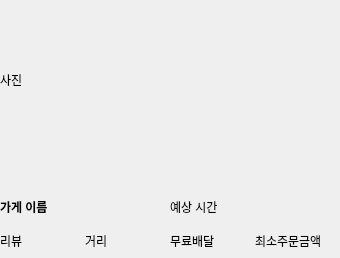
<?xml version="1.0" encoding="UTF-8"?>
<ui version="4.0">
 <class>w_v_store_card</class>
 <widget class="QWidget" name="w_v_store_card">
  <property name="enabled">
   <bool>true</bool>
  </property>
  <property name="geometry">
   <rect>
    <x>0</x>
    <y>0</y>
    <width>340</width>
    <height>258</height>
   </rect>
  </property>
  <property name="sizePolicy">
   <sizepolicy hsizetype="Expanding" vsizetype="Expanding">
    <horstretch>0</horstretch>
    <verstretch>0</verstretch>
   </sizepolicy>
  </property>
  <property name="minimumSize">
   <size>
    <width>340</width>
    <height>200</height>
   </size>
  </property>
  <property name="maximumSize">
   <size>
    <width>340</width>
    <height>258</height>
   </size>
  </property>
  <property name="windowTitle">
   <string>Form</string>
  </property>
  <layout class="QGridLayout" name="gridLayout">
   <property name="leftMargin">
    <number>0</number>
   </property>
   <property name="topMargin">
    <number>0</number>
   </property>
   <property name="rightMargin">
    <number>0</number>
   </property>
   <property name="bottomMargin">
    <number>0</number>
   </property>
   <property name="verticalSpacing">
    <number>2</number>
   </property>
   <item row="0" column="0">
    <layout class="QVBoxLayout" name="verticalLayout" stretch="0,0,0,0">
     <item>
      <widget class="QLabel" name="food_picture">
       <property name="sizePolicy">
        <sizepolicy hsizetype="Expanding" vsizetype="Expanding">
         <horstretch>0</horstretch>
         <verstretch>0</verstretch>
        </sizepolicy>
       </property>
       <property name="minimumSize">
        <size>
         <width>0</width>
         <height>160</height>
        </size>
       </property>
       <property name="maximumSize">
        <size>
         <width>16777215</width>
         <height>16777215</height>
        </size>
       </property>
       <property name="text">
        <string>사진</string>
       </property>
       <property name="scaledContents">
        <bool>false</bool>
       </property>
      </widget>
     </item>
     <item>
      <widget class="QLabel" name="ad_label">
       <property name="sizePolicy">
        <sizepolicy hsizetype="Expanding" vsizetype="Expanding">
         <horstretch>0</horstretch>
         <verstretch>0</verstretch>
        </sizepolicy>
       </property>
       <property name="minimumSize">
        <size>
         <width>0</width>
         <height>30</height>
        </size>
       </property>
       <property name="maximumSize">
        <size>
         <width>1677725</width>
         <height>26</height>
        </size>
       </property>
       <property name="text">
        <string/>
       </property>
       <property name="alignment">
        <set>Qt::AlignmentFlag::AlignBottom|Qt::AlignmentFlag::AlignLeading|Qt::AlignmentFlag::AlignLeft</set>
       </property>
       <property name="margin">
        <number>2</number>
       </property>
      </widget>
     </item>
     <item>
      <layout class="QHBoxLayout" name="horizontalLayout_3">
       <item>
        <widget class="QLabel" name="store_name">
         <property name="sizePolicy">
          <sizepolicy hsizetype="Expanding" vsizetype="Expanding">
           <horstretch>0</horstretch>
           <verstretch>0</verstretch>
          </sizepolicy>
         </property>
         <property name="font">
          <font>
           <bold>true</bold>
          </font>
         </property>
         <property name="text">
          <string>가게 이름 </string>
         </property>
        </widget>
       </item>
       <item>
        <widget class="QLabel" name="es_stime">
         <property name="sizePolicy">
          <sizepolicy hsizetype="Expanding" vsizetype="Expanding">
           <horstretch>0</horstretch>
           <verstretch>0</verstretch>
          </sizepolicy>
         </property>
         <property name="text">
          <string>예상 시간</string>
         </property>
        </widget>
       </item>
      </layout>
     </item>
     <item>
      <layout class="QHBoxLayout" name="horizontalLayout">
       <item>
        <widget class="QLabel" name="review">
         <property name="sizePolicy">
          <sizepolicy hsizetype="Expanding" vsizetype="Expanding">
           <horstretch>0</horstretch>
           <verstretch>0</verstretch>
          </sizepolicy>
         </property>
         <property name="text">
          <string>리뷰</string>
         </property>
        </widget>
       </item>
       <item>
        <widget class="QLabel" name="distance">
         <property name="sizePolicy">
          <sizepolicy hsizetype="Expanding" vsizetype="Expanding">
           <horstretch>0</horstretch>
           <verstretch>0</verstretch>
          </sizepolicy>
         </property>
         <property name="text">
          <string>거리</string>
         </property>
        </widget>
       </item>
       <item>
        <widget class="QLabel" name="free_delivery">
         <property name="sizePolicy">
          <sizepolicy hsizetype="Expanding" vsizetype="Expanding">
           <horstretch>0</horstretch>
           <verstretch>0</verstretch>
          </sizepolicy>
         </property>
         <property name="text">
          <string>무료배달</string>
         </property>
        </widget>
       </item>
       <item>
        <widget class="QLabel" name="mini_order">
         <property name="sizePolicy">
          <sizepolicy hsizetype="Expanding" vsizetype="Expanding">
           <horstretch>0</horstretch>
           <verstretch>0</verstretch>
          </sizepolicy>
         </property>
         <property name="text">
          <string>최소주문금액</string>
         </property>
        </widget>
       </item>
      </layout>
     </item>
    </layout>
   </item>
  </layout>
 </widget>
 <resources/>
 <connections/>
</ui>
